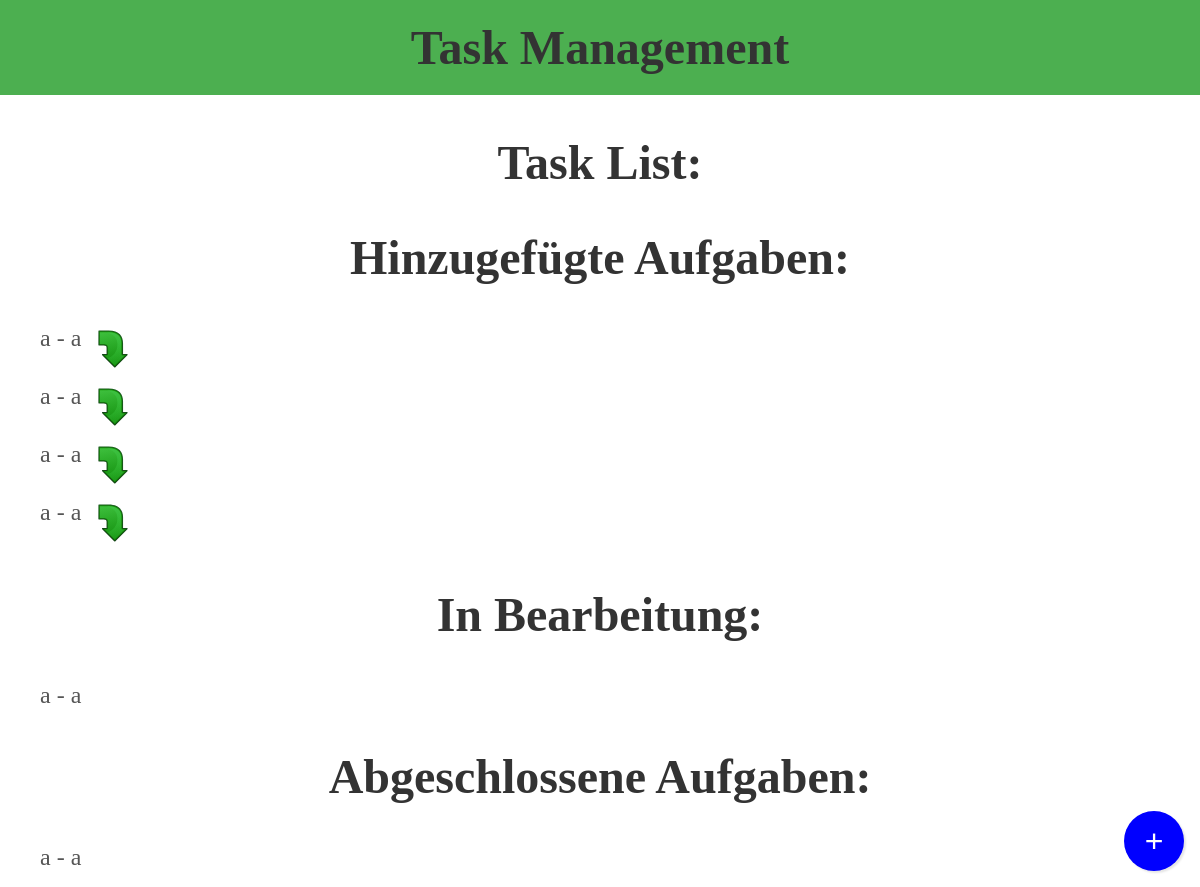
/management/, run on an earlier commit of the app's database.
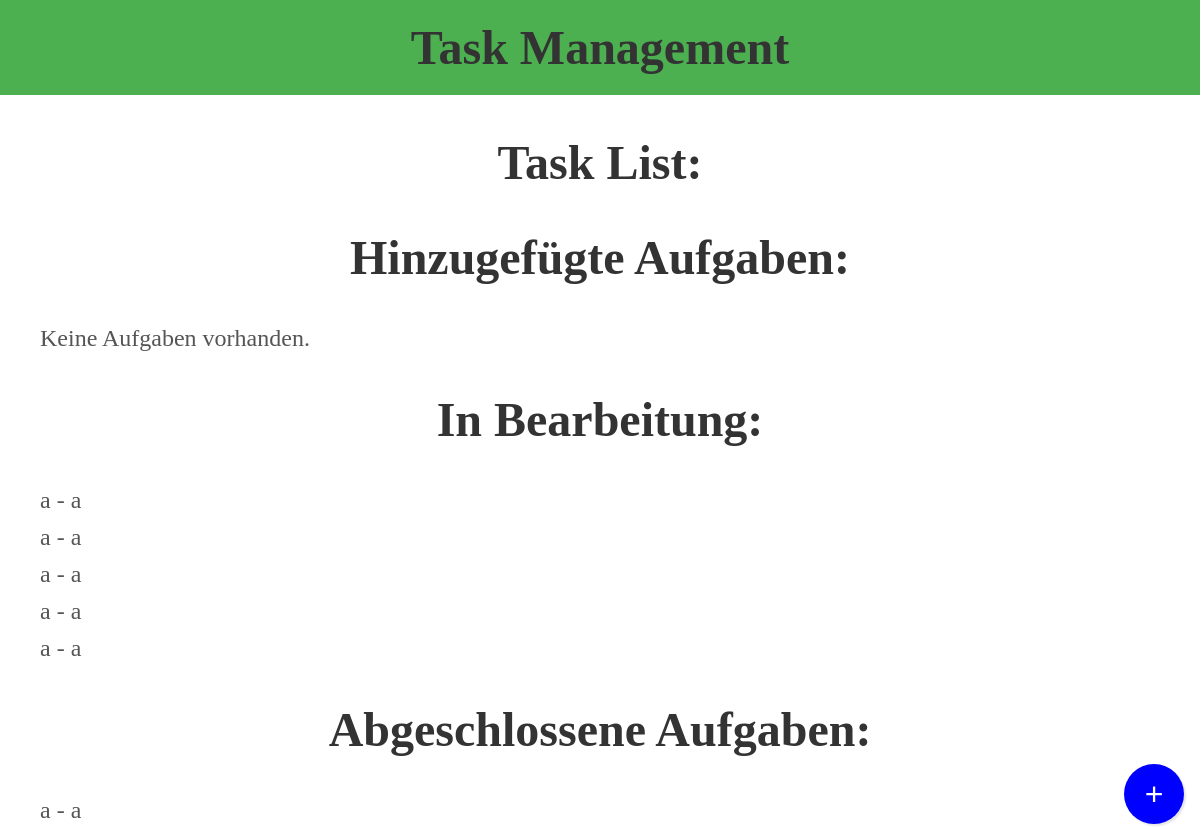
And on a later commit of the database.
### manegement/models.py (models this page shows, shortened)
class added_tasks(models.Model):
    name = models.CharField(max_length=200)
    description = models.TextField()
    created_at_date = models.DateField(default=date.today)
    created_at_time = models.TimeField(default=current_time)

class in_progress_tasks(models.Model):
    name = models.CharField(max_length=200)
    description = models.TextField()
    created_at_date = models.DateField()
    created_at_time = models.TimeField()
    in_progress_at_date = models.DateField(default=date.today)
    in_progress_at_time = models.TimeField(default=current_time)

class completed_tasks(models.Model):
    name = models.CharField(max_length=200)
    description = models.TextField()
    created_at_date = models.DateField()
    created_at_time = models.TimeField()
    in_progress_at_date = models.DateField()
    in_progress_at_time = models.TimeField()
    completed_at_date = models.DateField(default=date.today)
    completed_at_time = models.TimeField(default=current_time)

### manegement/views.py (the view, shortened to what this page needs)
# urls.py: 2. Add a URL to urlpatterns:  path('', views.home, name='home')
def home(request):
    added = added_tasks.objects.all()
    in_progress = in_progress_tasks.objects.all()
    completed = completed_tasks.objects.all()
    return render(request, 'index.html', {
        'added_tasks': added,
        'in_progress_tasks': in_progress,
        'completed_tasks': completed,
    })

### manegement/templates/index.html (shortened to what this page needs)
{% load static %}
<!DOCTYPE html>
<html lang="de">
  <head>
    <link rel="stylesheet" href="{% static 'style.css' %}" />
  </head>
  <body>
    <header>
      <h1>Task Management</h1>
    </header>
    <h1>Task List:</h1>
    <h1>Hinzugefügte Aufgaben:</h1>
    <ul>
      {% for task in added_tasks %}
      <li>
        {{ task.name }} - {{ task.description }}
        <img src="{% static 'img/arrow.svg' %}" class="arrow" onclick="setInProgress('{{ task.id }}')" />
      </li>
      {% empty %}
      <li>Keine Aufgaben vorhanden.</li>
      {% endfor %}
    </ul>
    <h1>In Bearbeitung:</h1>
    <ul>
      {% for task in in_progress_tasks %}
      <li>{{ task.name }} - {{ task.description }}</li>
      {% empty %}
      <li>Keine Aufgaben in Bearbeitung.</li>
      {% endfor %}
    </ul>
    <h1>Abgeschlossene Aufgaben:</h1>
    <ul>
      {% for task in completed_tasks %}
      <li>{{ task.name }} - {{ task.description }}</li>
      {% empty %}
      <li>Keine abgeschlossenen Aufgaben.</li>
      {% endfor %}
      <button onclick="addTask()" class="add">+</button>
    </ul>
  </body>
</html>

### static/style.css (style rules this page uses)
body { margin: 0; padding: 0; }
header { background-color: #4caf50; color: white; padding: 20px; font-size: 26px; text-align: center; }
header h1 { margin: 0; text-align: center; }
h1 { text-align: center; margin: 40px; font-size: 3rem; color: #333; }
li { font-size: 1.5rem; color: #555; margin: 10px 0; display: flex; }
.add { height: 60px; width: 60px; border-radius: 50%; box-shadow: 2px 2px 2px rgba(0, 0, 0, 0.1); background-color: blue; border: unset; font-size: 32px; color: white; position: absolute; right: 16px; bottom: 16px; }

What changed in the data, as far as the page shows it:
removed added_tasks: name "a", description "a"
removed added_tasks: name "a", description "a"
removed added_tasks: name "a", description "a"
removed added_tasks: name "a", description "a"
added in_progress_tasks: name "a", description "a"
added in_progress_tasks: name "a", description "a"
added in_progress_tasks: name "a", description "a"
added in_progress_tasks: name "a", description "a"
Also different on the page:
text now shown: "Keine Aufgaben vorhanden."
